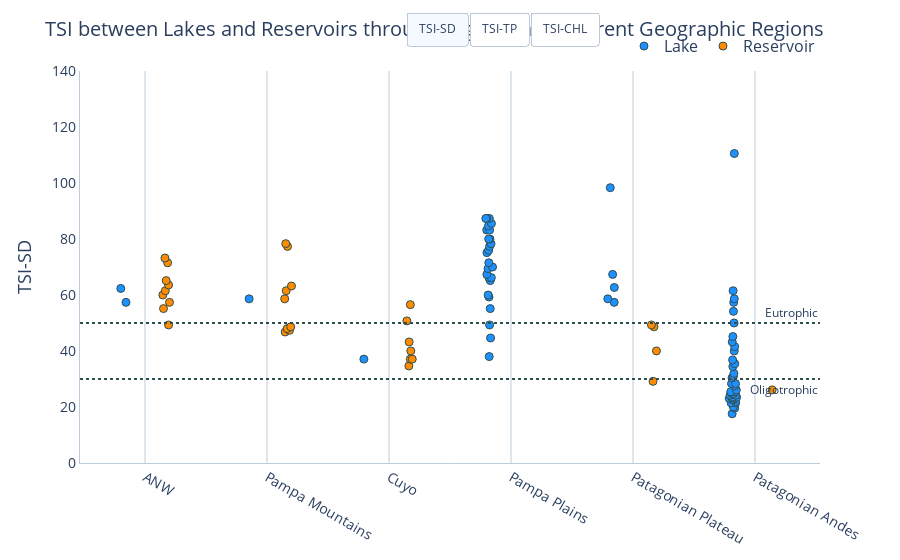

The cell this chart's notebook holds for it:
### Code cell
fig1 = px.strip(data_frame=data, x='REGION', y='TSI-SD', color='TYPE', color_discrete_sequence=colors_type, hover_name=data.index)
fig_title = 'TSI between Lakes and Reservoirs through Argentina\'s Different Geographic Regions'
yaxis_title = 'TSI-SD'
xaxis_title = None

apply_custom_layout(fig1, fig_title, yaxis_title, show_xspikes=False, show_legend=True, legend_title=None)
fig1.update_traces(marker={
    'size': 8,
    'line_width': 1,
    'line_color':'DarkSlateGrey'
    })

buttons = [dict(label=tsi,
                     method='update',
                     args=[{'y': [df_dict['Lake'][tsi], df_dict['Reservoir'][tsi]]}, {'yaxis.title': tsi}]) for tsi in tsi_list]

fig1.update_layout(
    yaxis_range=[0, 140],
    updatemenus=[
        dict(
            type="buttons",
            direction="right",
            showactive=True,
            active=0,
            x=0.7,
            y=1.15,
            buttons=buttons,
        )
    ])

fig1.add_hline(y=50, line_dash="dot", line_color='DarkSlateGrey',
              annotation_text="Eutrophic", 
              annotation_position="top right")
fig1.add_hline(y=30, line_dash="dot", line_color='DarkSlateGrey',
              annotation_text="Oligotrophic", 
              annotation_position="bottom right")

fig1.show()

### Figure 1 — Plotly figure (JSON) as saved in the notebook; plotly's stock layout.template omitted (floating-point values rounded to 4 significant figures)
{"data": [{"alignmentgroup": "True", "boxpoints": "all", "fillcolor": "rgba(255,255,255,0)", "hoveron": "points", "hovertemplate": "<b>%{hovertext}</b><br><br>TYPE=Lake<br>REGION=%{x}<br>TSI-SD=%{y}<extra></extra>", "hovertext": ["Rodeo", "Comedero", "Mar Chiquita", "El Diamante", "Melincué", "El Carpincho", "De Gómez", "Navarro", "Las mulitas", "De Lobos", "Indio Muerto", "De Monte", "La Chilca", "Chascomús", "La Limpia", "La Tablilla", "Blanca Grande", "Alsina", "Cochicó", "Salada Grande", "Los Horcones", "Del Monte", "Dulce", "Del Venado", "Epecuén", "La Brava", "De los Padres", "De Pigüé", "De Saavedra", "La Dulce", "Urre Lauquen", "Sauce Grande", "Agrio", "Pellegrini", "Blanca ", "Aluminé", "Norquinco", "Quillén", "Huechulafquen", "Lacar", "Nahuel Huapi", "Gutierrez", "Ne Luan", "Mascardi", "Guillermo", "Steffen", "Las Chultas", "Epuyen", "Puelo", "Cholila", "Lezama", "Los Mosquitos", "Rivadavia", "Esquel", "Brechman", "Verde", "Wilimanco", "Zeta", "Largo", "Terraplén", "Futalaufquen", "Rosario", "Quichaura", "Cronometro", "Los Niños", "Pico 4", "Pico 3", "Pico 1", "La Plata", "Fontana", "Blanco", "Muster", "Colhue Huapi"], "legendgroup": "Lake", "line": {"color": "rgba(255,255,255,0)"}, "marker": {"color": "dodgerblue", "line": {"color": "DarkSlateGrey", "width": 1}, "size": 8}, "name": "Lake", "offsetgroup": "Lake", "orientation": "v", "pointpos": 0, "showlegend": true, "type": "box", "x": ["ANW", "ANW", "Pampa Mountains", "Cuyo", "Pampa Plains", "Pampa Plains", "Pampa Plains", "Pampa Plains", "Pampa Plains", "Pampa Plains", "Pampa Plains", "Pampa Plains", "Pampa Plains", "Pampa Plains", "Pampa Plains", "Pampa Plains", "Pampa Plains", "Pampa Plains", "Pampa Plains", "Pampa Plains", "Pampa Plains", "Pampa Plains", "Pampa Plains", "Pampa Plains", "Pampa Plains", "Pampa Plains", "Pampa Plains", "Pampa Plains", "Pampa Plains", "Patagonian Plateau", "Patagonian Plateau", "Pampa Plains", "Patagonian Andes", "Patagonian Andes", "Patagonian Andes", "Patagonian Andes", "Patagonian Andes", "Patagonian Andes", "Patagonian Andes", "Patagonian Andes", "Patagonian Andes", "Patagonian Andes", "Patagonian Plateau", "Patagonian Andes", "Patagonian Andes", "Patagonian Andes", "Patagonian Andes", "Patagonian Andes", "Patagonian Andes", "Patagonian Andes", "Patagonian Andes", "Patagonian Andes", "Patagonian Andes", "Patagonian Andes", "Patagonian Andes", "Patagonian Andes", "Patagonian Andes", "Patagonian Andes", "Patagonian Andes", "Patagonian Andes", "Patagonian Andes", "Patagonian Andes", "Patagonian Andes", "Patagonian Andes", "Patagonian Andes", "Patagonian Andes", "Patagonian Andes", "Patagonian Andes", "Patagonian Andes", "Patagonian Andes", "Patagonian Andes", "Patagonian Plateau", "Patagonian Plateau"], "x0": " ", "xaxis": "x", "y": [62.34, 57.37, 58.63, 37.1, 87.34, 67.36, 84.71, 85.53, 66.21, 79.98, 60, 65.14, 59.3, 87.34, 87.34, 49.31, 83.19, 77.35, 71.51, 38.01, 66.21, 69.99, 79.98, 78.34, 83.19, 55.15, 44.66, 75.98, 69.42, 58.63, 62.69, 75.13, 28.34, 50.01, 35.43, 22.71, 30.4, 19.6, 30.97, 21.47, 23.6, 26.12, 67.36, 27.56, 25.45, 23.04, 28.34, 17.57, 31.96, 24.81, 20.05, 61.52, 24.81, 45.16, 54.16, 25.45, 40.02, 41.54, 22.5, 58.63, 21.97, 34.42, 36.81, 57.37, 24.19, 24.19, 43.24, 23.15, 23.49, 21.47, 110.5, 57.37, 98.32], "y0": " ", "yaxis": "y"}, {"alignmentgroup": "True", "boxpoints": "all", "fillcolor": "rgba(255,255,255,0)", "hoveron": "points", "hovertemplate": "<b>%{hovertext}</b><br><br>TYPE=Reservoir<br>REGION=%{x}<br>TSI-SD=%{y}<extra></extra>", "hovertext": ["La Ciénaga", "Las Maderas", "Campo Alegre", "Cabra Corral", "El Cadillal", "Río Hondo", "Sumampa", "las Pirquitas", "Los Sauces", "Anzulón", "Portezuelo", "Cruz del Eje", "Saladillo", "San Roque", "Ullum", "La Viña", "Los Molinos", "Río Tercero", "San Felipe", "La Florida", "El Carrizal", "Agua del Toro", "Los Reyunos", "Valle Grande", "El Nihuil", "Marri Menuco", "Los Barreales", "Ramos Mexía", "Amutui Quimen", "Ameghino"], "legendgroup": "Reservoir", "line": {"color": "rgba(255,255,255,0)"}, "marker": {"color": "darkorange", "line": {"color": "DarkSlateGrey", "width": 1}, "size": 8}, "name": "Reservoir", "offsetgroup": "Reservoir", "orientation": "v", "pointpos": 0, "showlegend": true, "type": "box", "x": ["ANW", "ANW", "ANW", "ANW", "ANW", "ANW", "ANW", "ANW", "ANW", "Pampa Mountains", "Pampa Mountains", "Pampa Mountains", "Pampa Mountains", "Pampa Mountains", "Cuyo", "Pampa Mountains", "Pampa Mountains", "Pampa Mountains", "Pampa Mountains", "Cuyo", "Cuyo", "Cuyo", "Cuyo", "Cuyo", "Cuyo", "Patagonian Plateau", "Patagonian Plateau", "Patagonian Plateau", "Patagonian Andes", "Patagonian Plateau"], "x0": " ", "xaxis": "x", "y": [60, 55.15, 57.37, 49.31, 71.51, 73.2, 61.52, 63.58, 65.14, 78.34, 63.22, 58.63, 77.35, 47.38, 56.56, 48.64, 48.0, 46.8, 61.52, 43.24, 50.75, 37.1, 40.02, 37.1, 34.67, 29.16, 49.31, 40.02, 26.12, 48.64], "y0": " ", "yaxis": "y"}], "layout": {"annotations": [{"showarrow": false, "text": "Eutrophic", "x": 1, "xanchor": "right", "xref": "x domain", "y": 50, "yanchor": "bottom", "yref": "y"}, {"showarrow": false, "text": "Oligotrophic", "x": 1, "xanchor": "right", "xref": "x domain", "y": 30, "yanchor": "top", "yref": "y"}], "autosize": true, "boxmode": "group", "font": {"family": "Open Sans"}, "hoverdistance": 1, "hovermode": "x", "legend": {"font": {"size": 16}, "orientation": "h", "title": {}, "tracegroupgap": 0, "x": 1, "xanchor": "right", "y": 1.02, "yanchor": "bottom"}, "margin": {"t": 60}, "plot_bgcolor": "#FFFFFF", "shapes": [{"line": {"color": "DarkSlateGrey", "dash": "dot"}, "type": "line", "x0": 0, "x1": 1, "xref": "x domain", "y0": 50, "y1": 50, "yref": "y"}, {"line": {"color": "DarkSlateGrey", "dash": "dot"}, "type": "line", "x0": 0, "x1": 1, "xref": "x domain", "y0": 30, "y1": 30, "yref": "y"}], "showlegend": true, "spikedistance": 1000, "title": {"font": {"size": 20}, "text": "TSI between Lakes and Reservoirs through Argentina's Different Geographic Regions"}, "updatemenus": [{"active": 0, "buttons": [{"args": [{"y": [[62.34, 57.37, 58.63, 37.1, 87.34, 67.36, 84.71, 85.53, 66.21, 79.98, 60, 65.14, 59.3, 87.34, 87.34, 49.31, 83.19, 77.35, 71.51, 38.01, 66.21, 69.99, 79.98, 78.34, 83.19, 55.15, 44.66, 75.98, 69.42, 58.63, 62.69, 75.13, 28.34, 50.01, 35.43, 22.71, 30.4, 19.6, 30.97, 21.47, 23.6, 26.12, 67.36, 27.56, 25.45, 23.04, 28.34, 17.57, 31.96, 24.81, 20.05, 61.52, 24.81, 45.16, 54.16, 25.45, 40.02, 41.54, 22.5, 58.63, 21.97, 34.42, 36.81, 57.37, 24.19, 24.19, 43.24, 23.15, 23.49, 21.47, 110.5, 57.37, 98.32], [60, 55.15, 57.37, 49.31, 71.51, 73.2, 61.52, 63.58, 65.14, 78.34, 63.22, 58.63, 77.35, 47.38, 56.56, 48.64, 48.0, 46.8, 61.52, 43.24, 50.75, 37.1, 40.02, 37.1, 34.67, 29.16, 49.31, 40.02, 26.12, 48.64]]}, {"yaxis.title": "TSI-SD"}], "label": "TSI-SD", "method": "update"}, {"args": [{"y": [[43.2, 45.83, 68.38, 38.73, 133.6, 107.4, 107.0, 88.62, 70.84, 85.66, 73.06, 83.48, 67.52, 82.57, 105.6, 49.36, 83.77, 81.05, 79.11, 61.4, 84.56, 77.06, 90.47, 92.44, 110.6, 79.66, 73.66, 74.0, 65.82, 50.57, 56.6, 83.54, 83.06, 49.98, 70.84, 19.99, 27.36, 19.99, 42.21, 24.14, 24.14, 14.15, 65.0, 19.99, 24.14, 19.99, 35.83, 4.15, 19.99, 35.83, 24.14, 53.2, 19.99, 66.21, 58.39, 24.14, 50.57, 69.35, 32.21, 53.2, 14.15, 47.35, 56.6, 86.11, 29.99, 35.83, 54.57, 35.83, 29.99, 29.99, 110.1, 53.2, 96.58], [50.57, 49.36, 62.7, 44.13, 62.95, 87.42, 61.67, 58.72, 68.38, 93.09, 67.16, 48.72, 87.33, 52.2, 45.0, 50.57, 51.13, 49.98, 57.7, 43.2, 41.14, 27.36, 35.83, 35.83, 45.83, 24.14, 35.83, 35.83, 19.99, 58.39]]}, {"yaxis.title": "TSI-TP"}], "label": "TSI-TP", "method": "update"}, {"args": [{"y": [[57.42, 61.14, 66.41, 26.67, 47.67, 73.88, 89.51, 76.95, 61.82, 80.76, 55.46, 66.93, 56.13, 70.31, 51.71, 37.4, 71.91, 77.63, 75.6, 35.21, 57.61, 74.63, 77.16, 79.97, 69.98, 50.88, 42.31, 68.31, 61.69, 55.61, 50.5, 66.26, 25.75, 56.56, 34.11, 19.11, 22.32, 18.46, 27.65, 20.85, 21.85, 21.36, 61.69, 15.75, 24.74, 15.29, 26.96, 12.62, 16.18, 19.72, 27.65, 69.75, 20.3, 44.44, 54.98, 26.82, 49.97, 49.11, 23.6, 60.04, 23.8, 35.75, 31.53, 52.79, 23.19, 36.42, 40.7, 29.78, 17.39, 18.11, 73.31, 49.83, 58.39], [50.23, 55.99, 61.65, 49.83, 43.7, 53.57, 62.02, 57.42, 66.13, 44.2, 62.22, 47.5, 83.43, 52.15, 29.89, 49.26, 56.56, 59.22, 69.13, 43.7, 45.99, 31.62, 34.25, 32.06, 33.17, 26.52, 35.98, 38.15, 26.82, 38.2]]}, {"yaxis.title": "TSI-CHL"}], "label": "TSI-CHL", "method": "update"}], "direction": "right", "showactive": true, "type": "buttons", "x": 0.7, "y": 1.15}], "xaxis": {"anchor": "y", "domain": [0, 1], "gridcolor": "#BCCCDC", "linecolor": "#BCCCDC", "minor": {"dtick": "M3", "showgrid": true, "ticks": "inside"}, "showgrid": true, "showspikes": false, "spikecolor": "#999999", "spikedash": "dot", "spikemode": "across", "spikethickness": 2, "tickfont": {"size": 14}, "title": {"font": {"size": 18}}}, "yaxis": {"anchor": "x", "domain": [0, 1], "gridcolor": "#BCCCDC", "linecolor": "#BCCCDC", "range": [0, 140], "showgrid": false, "tickfont": {"size": 14}, "title": {"font": {"size": 18}, "text": "TSI-SD"}}}}
